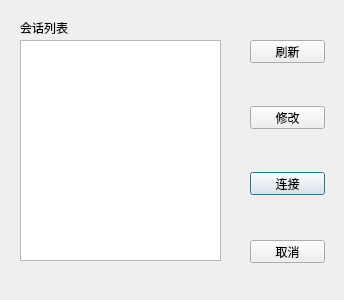
<?xml version="1.0" encoding="UTF-8"?>
<ui version="4.0">
 <class>DialogLinks</class>
 <widget class="QDialog" name="DialogLinks">
  <property name="windowModality">
   <enum>Qt::ApplicationModal</enum>
  </property>
  <property name="geometry">
   <rect>
    <x>0</x>
    <y>0</y>
    <width>344</width>
    <height>300</height>
   </rect>
  </property>
  <property name="windowTitle">
   <string>所有会话</string>
  </property>
  <widget class="QPushButton" name="pushButton_Connect">
   <property name="geometry">
    <rect>
     <x>250</x>
     <y>172</y>
     <width>75</width>
     <height>23</height>
    </rect>
   </property>
   <property name="text">
    <string>连接</string>
   </property>
  </widget>
  <widget class="QPushButton" name="pushButton_Cancel">
   <property name="geometry">
    <rect>
     <x>250</x>
     <y>240</y>
     <width>75</width>
     <height>23</height>
    </rect>
   </property>
   <property name="text">
    <string>取消</string>
   </property>
  </widget>
  <widget class="QListWidget" name="listWidget_DialogList">
   <property name="geometry">
    <rect>
     <x>20</x>
     <y>40</y>
     <width>201</width>
     <height>221</height>
    </rect>
   </property>
   <property name="currentRow">
    <number>-1</number>
   </property>
  </widget>
  <widget class="QPushButton" name="pushButton_Change">
   <property name="geometry">
    <rect>
     <x>250</x>
     <y>106</y>
     <width>75</width>
     <height>23</height>
    </rect>
   </property>
   <property name="text">
    <string>修改</string>
   </property>
  </widget>
  <widget class="QLabel" name="label">
   <property name="geometry">
    <rect>
     <x>20</x>
     <y>20</y>
     <width>71</width>
     <height>16</height>
    </rect>
   </property>
   <property name="text">
    <string>会话列表</string>
   </property>
  </widget>
  <widget class="QPushButton" name="pushButton_ReNew">
   <property name="geometry">
    <rect>
     <x>250</x>
     <y>40</y>
     <width>75</width>
     <height>23</height>
    </rect>
   </property>
   <property name="text">
    <string>刷新</string>
   </property>
  </widget>
 </widget>
 <tabstops>
  <tabstop>listWidget_DialogList</tabstop>
  <tabstop>pushButton_Change</tabstop>
  <tabstop>pushButton_Connect</tabstop>
  <tabstop>pushButton_Cancel</tabstop>
 </tabstops>
 <resources/>
 <connections/>
</ui>
